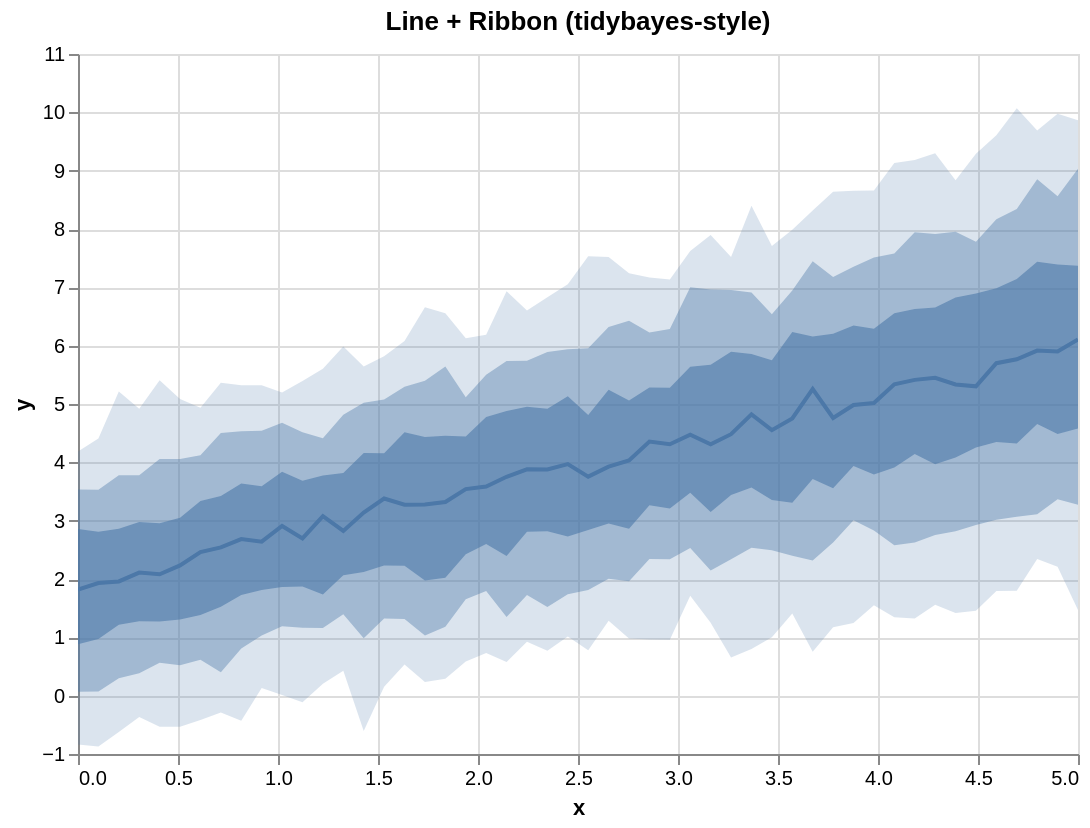

The specification (Vega-Lite) saved for this image:
### Vega-Lite specification from a JSON file in a GitHub repository (floating-point values rounded to 4 significant figures)
{"$schema": "https://vega.github.io/schema/vega-lite/v5.json", "config": {"axis": {"labelLimit": 0}, "header": {"labelLimit": 0}, "legend": {"labelLimit": 0}}, "data": {"values": [{"__median__": 4.034, "hi_0_5_": 5.062, "hi_0_8_": 6.427, "hi_0_95_": 7.242, "lo_0_5_": 2.861, "lo_0_8_": 1.96, "lo_0_95_": 0.9801, "x": 2.755}, {"__median__": 3.078, "hi_0_5_": 3.774, "hi_0_8_": 4.412, "hi_0_95_": 5.603, "lo_0_5_": 1.734, "lo_0_8_": 1.158, "lo_0_95_": 0.206, "x": 1.224}, {"__median__": 4.482, "hi_0_5_": 5.898, "hi_0_8_": 6.953, "hi_0_95_": 7.522, "lo_0_5_": 3.438, "lo_0_8_": 2.34, "lo_0_95_": 0.6555, "x": 3.265}, {"__median__": 4.76, "hi_0_5_": 6.205, "hi_0_8_": 7.176, "hi_0_95_": 8.64, "lo_0_5_": 3.558, "lo_0_8_": 2.625, "lo_0_95_": 1.175, "x": 3.776}, {"__median__": 5.303, "hi_0_5_": 6.896, "hi_0_8_": 7.783, "hi_0_95_": 9.289, "lo_0_5_": 4.253, "lo_0_8_": 2.924, "lo_0_95_": 1.457, "x": 4.49}, {"__median__": 1.932, "hi_0_5_": 2.812, "hi_0_8_": 3.529, "hi_0_95_": 4.408, "lo_0_5_": 0.9728, "lo_0_8_": 0.07105, "lo_0_95_": -0.8734, "x": 0.102}, {"__median__": 5.337, "hi_0_5_": 6.554, "hi_0_8_": 7.579, "hi_0_95_": 9.131, "lo_0_5_": 3.913, "lo_0_8_": 2.577, "lo_0_95_": 1.344, "x": 4.082}, {"__median__": 2.11, "hi_0_5_": 2.976, "hi_0_8_": 3.778, "hi_0_95_": 4.92, "lo_0_5_": 1.277, "lo_0_8_": 0.3844, "lo_0_95_": -0.3636, "x": 0.3061}, {"__median__": 5.916, "hi_0_5_": 7.438, "hi_0_8_": 8.855, "hi_0_95_": 9.687, "lo_0_5_": 4.657, "lo_0_8_": 3.109, "lo_0_95_": 2.342, "x": 4.796}, {"__median__": 3.879, "hi_0_5_": 4.918, "hi_0_8_": 5.891, "hi_0_95_": 6.83, "lo_0_5_": 2.821, "lo_0_8_": 1.519, "lo_0_95_": 0.7713, "x": 2.347}, {"__median__": 1.959, "hi_0_5_": 2.86, "hi_0_8_": 3.779, "hi_0_95_": 5.214, "lo_0_5_": 1.216, "lo_0_8_": 0.298, "lo_0_95_": -0.6211, "x": 0.2041}, {"__median__": 4.311, "hi_0_5_": 5.673, "hi_0_8_": 6.961, "hi_0_95_": 7.897, "lo_0_5_": 3.148, "lo_0_8_": 2.145, "lo_0_95_": 1.249, "x": 3.163}, {"__median__": 5.414, "hi_0_5_": 6.629, "hi_0_8_": 7.946, "hi_0_95_": 9.183, "lo_0_5_": 4.142, "lo_0_8_": 2.625, "lo_0_95_": 1.323, "x": 4.184}, {"__median__": 3.88, "hi_0_5_": 4.954, "hi_0_8_": 5.74, "hi_0_95_": 6.601, "lo_0_5_": 2.812, "lo_0_8_": 1.728, "lo_0_95_": 0.9223, "x": 2.245}, {"__median__": 3.755, "hi_0_5_": 4.813, "hi_0_8_": 5.955, "hi_0_95_": 7.531, "lo_0_5_": 2.839, "lo_0_8_": 1.814, "lo_0_95_": 0.7806, "x": 2.551}, {"__median__": 2.908, "hi_0_5_": 3.839, "hi_0_8_": 4.678, "hi_0_95_": 5.196, "lo_0_5_": 1.861, "lo_0_8_": 1.188, "lo_0_95_": 0.01231, "x": 1.02}, {"__median__": 4.753, "hi_0_5_": 6.233, "hi_0_8_": 6.945, "hi_0_95_": 7.988, "lo_0_5_": 3.308, "lo_0_8_": 2.399, "lo_0_95_": 1.41, "x": 3.571}, {"__median__": 5.017, "hi_0_5_": 6.289, "hi_0_8_": 7.51, "hi_0_95_": 8.66, "lo_0_5_": 3.792, "lo_0_8_": 2.829, "lo_0_95_": 1.55, "x": 3.98}, {"__median__": 2.542, "hi_0_5_": 3.421, "hi_0_8_": 4.504, "hi_0_95_": 5.366, "lo_0_5_": 1.526, "lo_0_8_": 0.4012, "lo_0_95_": -0.29, "x": 0.7143}, {"__median__": 5.448, "hi_0_5_": 6.656, "hi_0_8_": 7.916, "hi_0_95_": 9.299, "lo_0_5_": 3.969, "lo_0_8_": 2.753, "lo_0_95_": 1.559, "x": 4.286}, {"__median__": 2.685, "hi_0_5_": 3.638, "hi_0_8_": 4.532, "hi_0_95_": 5.321, "lo_0_5_": 1.727, "lo_0_8_": 0.8091, "lo_0_95_": -0.4297, "x": 0.8163}, {"__median__": 3.925, "hi_0_5_": 5.243, "hi_0_8_": 6.322, "hi_0_95_": 7.518, "lo_0_5_": 2.949, "lo_0_8_": 2.004, "lo_0_95_": 1.285, "x": 2.653}, {"__median__": 5.899, "hi_0_5_": 7.39, "hi_0_8_": 8.561, "hi_0_95_": 9.976, "lo_0_5_": 4.486, "lo_0_8_": 3.367, "lo_0_95_": 2.211, "x": 4.898}, {"__median__": 4.355, "hi_0_5_": 5.283, "hi_0_8_": 6.227, "hi_0_95_": 7.17, "lo_0_5_": 3.265, "lo_0_8_": 2.342, "lo_0_95_": 0.964, "x": 2.857}, {"__median__": 3.32, "hi_0_5_": 4.455, "hi_0_8_": 5.645, "hi_0_95_": 6.556, "lo_0_5_": 2.023, "lo_0_8_": 1.181, "lo_0_95_": 0.2893, "x": 1.837}, {"__median__": 5.256, "hi_0_5_": 6.159, "hi_0_8_": 7.445, "hi_0_95_": 8.318, "lo_0_5_": 3.715, "lo_0_8_": 2.316, "lo_0_95_": 0.7515, "x": 3.673}, {"__median__": 3.753, "hi_0_5_": 4.878, "hi_0_8_": 5.738, "hi_0_95_": 6.933, "lo_0_5_": 2.395, "lo_0_8_": 1.348, "lo_0_95_": 0.5777, "x": 2.143}, {"__median__": 5.766, "hi_0_5_": 7.144, "hi_0_8_": 8.345, "hi_0_95_": 10.07, "lo_0_5_": 4.322, "lo_0_8_": 3.068, "lo_0_95_": 1.8, "x": 4.694}, {"__median__": 2.823, "hi_0_5_": 3.818, "hi_0_8_": 4.815, "hi_0_95_": 5.984, "lo_0_5_": 2.064, "lo_0_8_": 1.397, "lo_0_95_": 0.427, "x": 1.327}, {"__median__": 2.233, "hi_0_5_": 3.05, "hi_0_8_": 4.055, "hi_0_95_": 5.087, "lo_0_5_": 1.307, "lo_0_8_": 0.5197, "lo_0_95_": -0.5319, "x": 0.5102}, {"__median__": 3.969, "hi_0_5_": 5.134, "hi_0_8_": 5.937, "hi_0_95_": 7.053, "lo_0_5_": 2.731, "lo_0_8_": 1.737, "lo_0_95_": 1.013, "x": 2.449}, {"__median__": 4.474, "hi_0_5_": 5.637, "hi_0_8_": 7.001, "hi_0_95_": 7.622, "lo_0_5_": 3.477, "lo_0_8_": 2.533, "lo_0_95_": 1.713, "x": 3.061}, {"__median__": 6.106, "hi_0_5_": 7.369, "hi_0_8_": 9.034, "hi_0_95_": 9.864, "lo_0_5_": 4.579, "lo_0_8_": 3.273, "lo_0_95_": 1.469, "x": 5.0}, {"__median__": 5.7, "hi_0_5_": 6.984, "hi_0_8_": 8.169, "hi_0_95_": 9.606, "lo_0_5_": 4.348, "lo_0_8_": 3.016, "lo_0_95_": 1.795, "x": 4.592}, {"__median__": 2.461, "hi_0_5_": 3.339, "hi_0_8_": 4.12, "hi_0_95_": 4.934, "lo_0_5_": 1.381, "lo_0_8_": 0.6155, "lo_0_95_": -0.4154, "x": 0.6122}, {"__median__": 3.542, "hi_0_5_": 4.442, "hi_0_8_": 5.117, "hi_0_95_": 6.126, "lo_0_5_": 2.426, "lo_0_8_": 1.654, "lo_0_95_": 0.586, "x": 1.939}, {"__median__": 3.379, "hi_0_5_": 4.154, "hi_0_8_": 5.078, "hi_0_95_": 5.819, "lo_0_5_": 2.232, "lo_0_8_": 1.322, "lo_0_95_": 0.1538, "x": 1.531}, {"__median__": 4.983, "hi_0_5_": 6.347, "hi_0_8_": 7.353, "hi_0_95_": 8.657, "lo_0_5_": 3.939, "lo_0_8_": 3.007, "lo_0_95_": 1.244, "x": 3.878}, {"__median__": 3.586, "hi_0_5_": 4.777, "hi_0_8_": 5.5, "hi_0_95_": 6.185, "lo_0_5_": 2.599, "lo_0_8_": 1.792, "lo_0_95_": 0.7327, "x": 2.041}, {"__median__": 3.139, "hi_0_5_": 4.161, "hi_0_8_": 5.023, "hi_0_95_": 5.641, "lo_0_5_": 2.119, "lo_0_8_": 0.9838, "lo_0_95_": -0.6073, "x": 1.429}, {"__median__": 2.081, "hi_0_5_": 2.957, "hi_0_8_": 4.058, "hi_0_95_": 5.408, "lo_0_5_": 1.27, "lo_0_8_": 0.5652, "lo_0_95_": -0.5336, "x": 0.4082}, {"__median__": 4.823, "hi_0_5_": 5.859, "hi_0_8_": 6.912, "hi_0_95_": 8.398, "lo_0_5_": 3.57, "lo_0_8_": 2.536, "lo_0_95_": 0.7988, "x": 3.367}, {"__median__": 1.819, "hi_0_5_": 2.857, "hi_0_8_": 3.535, "hi_0_95_": 4.185, "lo_0_5_": 0.8798, "lo_0_8_": 0.06734, "lo_0_95_": -0.8376, "x": 0.0}, {"__median__": 5.335, "hi_0_5_": 6.828, "hi_0_8_": 7.953, "hi_0_95_": 8.835, "lo_0_5_": 4.085, "lo_0_8_": 2.819, "lo_0_95_": 1.416, "x": 4.388}, {"__median__": 2.64, "hi_0_5_": 3.591, "hi_0_8_": 4.543, "hi_0_95_": 5.32, "lo_0_5_": 1.812, "lo_0_8_": 1.031, "lo_0_95_": 0.1306, "x": 0.9184}, {"__median__": 3.276, "hi_0_5_": 4.435, "hi_0_8_": 5.397, "hi_0_95_": 6.657, "lo_0_5_": 1.974, "lo_0_8_": 1.031, "lo_0_95_": 0.2355, "x": 1.735}, {"__median__": 4.309, "hi_0_5_": 5.278, "hi_0_8_": 6.285, "hi_0_95_": 7.135, "lo_0_5_": 3.21, "lo_0_8_": 2.338, "lo_0_95_": 0.9599, "x": 2.959}, {"__median__": 3.274, "hi_0_5_": 4.516, "hi_0_8_": 5.295, "hi_0_95_": 6.079, "lo_0_5_": 2.229, "lo_0_8_": 1.314, "lo_0_95_": 0.5364, "x": 1.633}, {"__median__": 4.552, "hi_0_5_": 5.752, "hi_0_8_": 6.54, "hi_0_95_": 7.709, "lo_0_5_": 3.352, "lo_0_8_": 2.491, "lo_0_95_": 0.9996, "x": 3.469}, {"__median__": 2.697, "hi_0_5_": 3.684, "hi_0_8_": 4.514, "hi_0_95_": 5.396, "lo_0_5_": 1.871, "lo_0_8_": 1.164, "lo_0_95_": -0.1142, "x": 1.122}]}, "height": 350, "layer": [{"_lr_layer": true, "encoding": {"tooltip": [{"field": "x", "title": "x", "type": "quantitative"}, {"field": "__median__", "title": "median", "type": "quantitative"}, {"field": "lo_0_95_", "title": "95% lo", "type": "quantitative"}, {"field": "hi_0_95_", "title": "95% hi", "type": "quantitative"}], "x": {"field": "x", "scale": {"zero": false}, "type": "quantitative"}, "y": {"field": "lo_0_95_", "scale": {"zero": false}, "title": "y", "type": "quantitative"}, "y2": {"field": "hi_0_95_"}}, "mark": {"line": false, "opacity": 0.2, "type": "area"}, "params": [{"bind": "scales", "name": "grid", "select": {"encodings": ["x", "y"], "type": "interval"}}]}, {"_lr_layer": true, "encoding": {"tooltip": [{"field": "x", "title": "x", "type": "quantitative"}, {"field": "__median__", "title": "median", "type": "quantitative"}, {"field": "lo_0_95_", "title": "95% lo", "type": "quantitative"}, {"field": "hi_0_95_", "title": "95% hi", "type": "quantitative"}], "x": {"field": "x", "scale": {"zero": false}, "type": "quantitative"}, "y": {"field": "lo_0_8_", "scale": {"zero": false}, "title": "y", "type": "quantitative"}, "y2": {"field": "hi_0_8_"}}, "mark": {"line": false, "opacity": 0.4, "type": "area"}}, {"_lr_layer": true, "encoding": {"tooltip": [{"field": "x", "title": "x", "type": "quantitative"}, {"field": "__median__", "title": "median", "type": "quantitative"}, {"field": "lo_0_95_", "title": "95% lo", "type": "quantitative"}, {"field": "hi_0_95_", "title": "95% hi", "type": "quantitative"}], "x": {"field": "x", "scale": {"zero": false}, "type": "quantitative"}, "y": {"field": "lo_0_5_", "scale": {"zero": false}, "title": "y", "type": "quantitative"}, "y2": {"field": "hi_0_5_"}}, "mark": {"line": false, "opacity": 0.6, "type": "area"}}, {"_lr_layer": true, "encoding": {"tooltip": [{"field": "x", "title": "x", "type": "quantitative"}, {"field": "__median__", "title": "median", "type": "quantitative"}, {"field": "lo_0_95_", "title": "95% lo", "type": "quantitative"}, {"field": "hi_0_95_", "title": "95% hi", "type": "quantitative"}], "x": {"field": "x", "scale": {"zero": false}, "type": "quantitative"}, "y": {"field": "__median__", "scale": {"zero": false}, "title": "y", "type": "quantitative"}}, "mark": {"strokeWidth": 2, "type": "line"}}], "title": "Line + Ribbon (tidybayes-style)", "width": 500}
